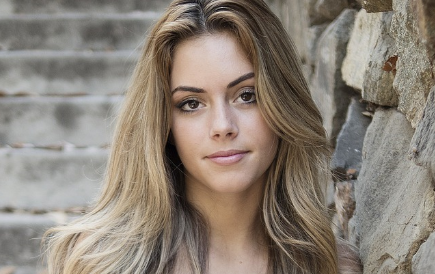
#> input picture OpenCV_2/codes/test_images/face.png, 435 x 274 px, found by its file name
$ python eye_detection_from_images.py
#> lines starting #> are read from the running program, lines starting #| are printed output that depends on the picture; after the words box and inside, x2 and y2 are one past the last pixel; in counts of white or black regions, pixels touching at a corner belong together
import cv2

img_path = r'test_images\face.png'
eye_cascade_path = r'haarcascades\haarcascade_eye.xml'
face_cascade_path = r'haarcascades\haarcascade_frontalface_default.xml'

img = cv2.imread(img_path)
#> img is the input picture: shape (274, 435, 3); mean B, G, R 119.3, 130, 140.1
gray = cv2.cvtColor(img, cv2.COLOR_BGR2GRAY)
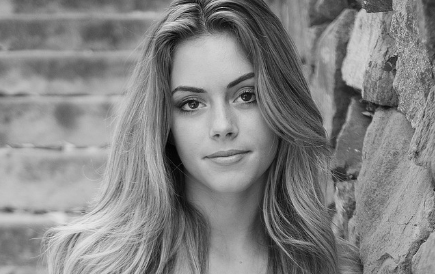
#> gray: shape (274, 435); min 1, max 236, mean 131.8

face_cascade = cv2.CascadeClassifier(face_cascade_path)
eye_cascade = cv2.CascadeClassifier(eye_cascade_path)

face = face_cascade.detectMultiScale(gray, 1.3, 7)
#> face = [[151, 48, 138, 138]]

for (x, y, w, h) in face:
    cv2.rectangle(img, (x, y), (x+w, y+h), (0, 0, 255), 3)

    img2 = img[y:y+h, x: x+w]
    gray2 = gray[y:y+h, x: x+w]

    eyes = eye_cascade.detectMultiScale(gray2)

    for (ex, ey, ew, eh) in eyes:
        cv2.rectangle(img2, (ex, ey), (ex + ew, ey + eh), (0, 255, 0), 2)
#> this loop made 1 pass
#> (x, y, w, h, eyes) on pass 1: (151, 48, 138, 138, [[74, 31, 37, 37], [22, 39, 34, 34]])
#> pass 1, `img2 = img[y:y+h, x: x+w]`:
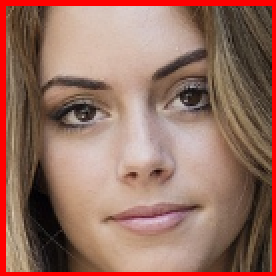
#> img2: shape (138, 138, 3) (shown 2 times larger); mean B, G, R 98.4, 111.9, 152.6
#> pass 1, `gray2 = gray[y:y+h, x: x+w]`:
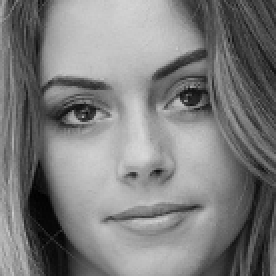
#> gray2: shape (138, 138) (shown 2 times larger); min 1, max 216, mean 125.4
#> after the loop:
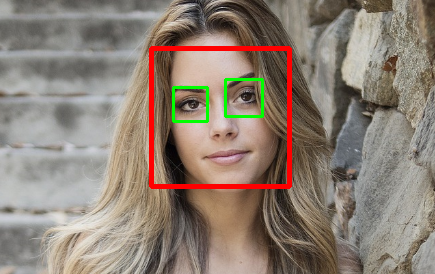
#> img: shape (274, 435, 3); 3.01% of pixels changed, all inside (x1, y1, x2, y2) = (149, 46, 292, 189)
#> after the loop:
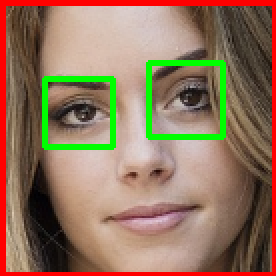
#> img2: shape (138, 138, 3) (shown 2 times larger); 4.43% of pixels changed, all inside (x1, y1, x2, y2) = (21, 30, 113, 75)

cv2.imshow('Image', img)
cv2.waitKey(0)
cv2.destroyAllWindows()
